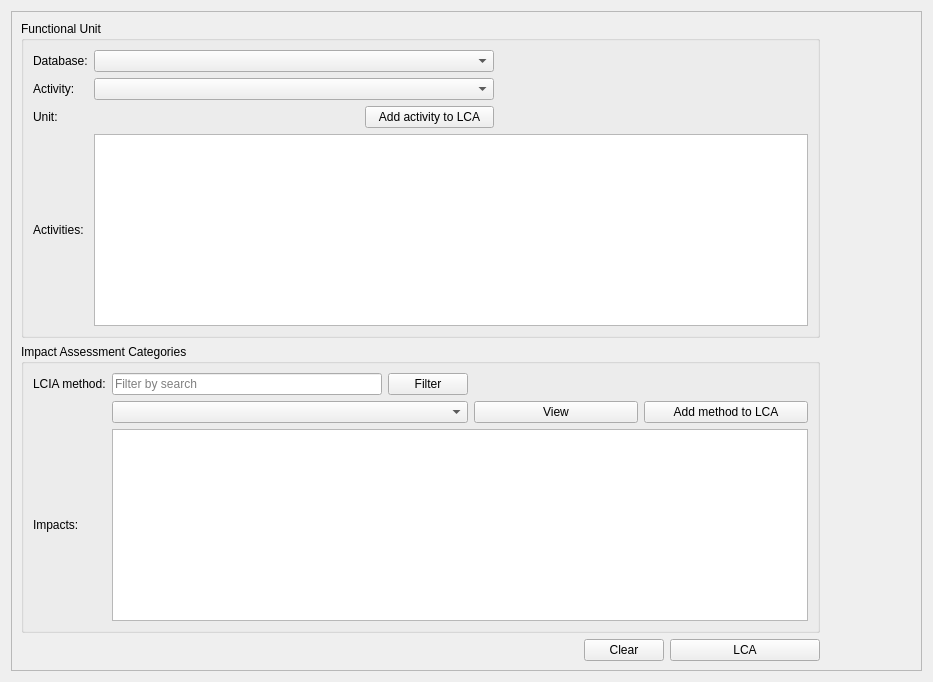
          <widget class="QWidget" name="LCA_setup_tab">
           <attribute name="title">
            <string>Setup LCA</string>
           </attribute>
           <layout class="QGridLayout" name="gridLayout_17">
            <item row="0" column="0">
             <widget class="QFrame" name="frame_44">
              <property name="frameShape">
               <enum>QFrame::StyledPanel</enum>
              </property>
              <property name="frameShadow">
               <enum>QFrame::Raised</enum>
              </property>
              <layout class="QGridLayout" name="gridLayout_19">
               <item row="2" column="0">
                <spacer name="horizontalSpacer_37">
                 <property name="orientation">
                  <enum>Qt::Horizontal</enum>
                 </property>
                 <property name="sizeHint" stdset="0">
                  <size>
                   <width>554</width>
                   <height>20</height>
                  </size>
                 </property>
                </spacer>
               </item>
               <item row="1" column="0" colspan="2">
                <widget class="QGroupBox" name="groupBox_25">
                 <property name="title">
                  <string>Impact Assessment Categories</string>
                 </property>
                 <layout class="QGridLayout" name="gridLayout_20">
                  <item row="0" column="1">
                   <widget class="QLineEdit" name="Filter_impact_keyword">
                    <property name="sizePolicy">
                     <sizepolicy hsizetype="Expanding" vsizetype="Preferred">
                      <horstretch>0</horstretch>
                      <verstretch>0</verstretch>
                     </sizepolicy>
                    </property>
                    <property name="placeholderText">
                     <string>Filter by search</string>
                    </property>
                   </widget>
                  </item>
                  <item row="0" column="2">
                   <widget class="QPushButton" name="LCA_Filter_impacts">
                    <property name="text">
                     <string>Filter</string>
                    </property>
                    <property name="icon">
                     <iconset resource="PyWOLF_Resource.qrc">
                      <normaloff>:/ICONS/PySWOLF_ICONS/Filter.png</normaloff>:/ICONS/PySWOLF_ICONS/Filter.png</iconset>
                    </property>
                   </widget>
                  </item>
                  <item row="0" column="3" colspan="2">
                   <spacer name="horizontalSpacer_34">
                    <property name="orientation">
                     <enum>Qt::Horizontal</enum>
                    </property>
                    <property name="sizeHint" stdset="0">
                     <size>
                      <width>334</width>
                      <height>20</height>
                     </size>
                    </property>
                   </spacer>
                  </item>
                  <item row="1" column="1" colspan="2">
                   <widget class="QComboBox" name="LCA_method">
                    <property name="sizePolicy">
                     <sizepolicy hsizetype="Preferred" vsizetype="Preferred">
                      <horstretch>0</horstretch>
                      <verstretch>0</verstretch>
                     </sizepolicy>
                    </property>
                    <property name="minimumSize">
                     <size>
                      <width>350</width>
                      <height>0</height>
                     </size>
                    </property>
                   </widget>
                  </item>
                  <item row="1" column="3">
                   <widget class="QPushButton" name="LCA_View_method">
                    <property name="text">
                     <string>View</string>
                    </property>
                    <property name="icon">
                     <iconset resource="PyWOLF_Resource.qrc">
                      <normaloff>:/ICONS/PySWOLF_ICONS/show.png</normaloff>:/ICONS/PySWOLF_ICONS/show.png</iconset>
                    </property>
                   </widget>
                  </item>
                  <item row="1" column="4">
                   <widget class="QPushButton" name="LCA_AddImpact">
                    <property name="text">
                     <string>Add method to LCA</string>
                    </property>
                    <property name="icon">
                     <iconset resource="PyWOLF_Resource.qrc">
                      <normaloff>:/ICONS/PySWOLF_ICONS/ADD.png</normaloff>:/ICONS/PySWOLF_ICONS/ADD.png</iconset>
                    </property>
                   </widget>
                  </item>
                  <item row="2" column="0">
                   <widget class="QLabel" name="label_7">
                    <property name="text">
                     <string>Impacts:</string>
                    </property>
                   </widget>
                  </item>
                  <item row="2" column="1" colspan="4">
                   <widget class="QTableView" name="LCA_Impact_table"/>
                  </item>
                  <item row="0" column="0">
                   <widget class="QLabel" name="label_52">
                    <property name="text">
                     <string>LCIA method:</string>
                    </property>
                   </widget>
                  </item>
                 </layout>
                </widget>
               </item>
               <item row="2" column="1">
                <layout class="QHBoxLayout" name="horizontalLayout_7">
                 <item>
                  <widget class="QPushButton" name="LCA_ClearSetup">
                   <property name="text">
                    <string>Clear</string>
                   </property>
                   <property name="icon">
                    <iconset resource="PyWOLF_Resource.qrc">
                     <normaloff>:/ICONS/PySWOLF_ICONS/Remove.png</normaloff>:/ICONS/PySWOLF_ICONS/Remove.png</iconset>
                   </property>
                  </widget>
                 </item>
                 <item>
                  <widget class="QPushButton" name="LCA_CreateLCA">
                   <property name="minimumSize">
                    <size>
                     <width>150</width>
                     <height>0</height>
                    </size>
                   </property>
                   <property name="text">
                    <string>LCA</string>
                   </property>
                  </widget>
                 </item>
                </layout>
               </item>
               <item row="0" column="2">
                <spacer name="horizontalSpacer">
                 <property name="orientation">
                  <enum>Qt::Horizontal</enum>
                 </property>
                 <property name="sizeHint" stdset="0">
                  <size>
                   <width>92</width>
                   <height>306</height>
                  </size>
                 </property>
                </spacer>
               </item>
               <item row="1" column="2">
                <spacer name="horizontalSpacer_14">
                 <property name="orientation">
                  <enum>Qt::Horizontal</enum>
                 </property>
                 <property name="sizeHint" stdset="0">
                  <size>
                   <width>40</width>
                   <height>20</height>
                  </size>
                 </property>
                </spacer>
               </item>
               <item row="0" column="0" colspan="2">
                <widget class="QGroupBox" name="groupBox_24">
                 <property name="title">
                  <string>Functional Unit</string>
                 </property>
                 <layout class="QGridLayout" name="gridLayout_18">
                  <item row="0" column="1" colspan="3">
                   <widget class="QComboBox" name="LCA_DataBase">
                    <property name="sizePolicy">
                     <sizepolicy hsizetype="Expanding" vsizetype="Fixed">
                      <horstretch>0</horstretch>
                      <verstretch>0</verstretch>
                     </sizepolicy>
                    </property>
                   </widget>
                  </item>
                  <item row="3" column="0">
                   <widget class="QLabel" name="label_12">
                    <property name="text">
                     <string>Activities:</string>
                    </property>
                   </widget>
                  </item>
                  <item row="1" column="0">
                   <widget class="QLabel" name="label_49">
                    <property name="text">
                     <string>Activity:</string>
                    </property>
                   </widget>
                  </item>
                  <item row="2" column="3">
                   <widget class="QPushButton" name="LCA_AddAct">
                    <property name="text">
                     <string>Add activity to LCA</string>
                    </property>
                    <property name="icon">
                     <iconset resource="PyWOLF_Resource.qrc">
                      <normaloff>:/ICONS/PySWOLF_ICONS/ADD.png</normaloff>:/ICONS/PySWOLF_ICONS/ADD.png</iconset>
                    </property>
                   </widget>
                  </item>
                  <item row="2" column="4">
                   <spacer name="horizontalSpacer_15">
                    <property name="orientation">
                     <enum>Qt::Horizontal</enum>
                    </property>
                    <property name="sizeHint" stdset="0">
                     <size>
                      <width>308</width>
                      <height>20</height>
                     </size>
                    </property>
                   </spacer>
                  </item>
                  <item row="3" column="1" colspan="4">
                   <widget class="QTableView" name="LCA_ActTable">
                    <property name="minimumSize">
                     <size>
                      <width>400</width>
                      <height>0</height>
                     </size>
                    </property>
                   </widget>
                  </item>
                  <item row="1" column="1" colspan="3">
                   <widget class="QComboBox" name="LCA_activity">
                    <property name="sizePolicy">
                     <sizepolicy hsizetype="Minimum" vsizetype="Fixed">
                      <horstretch>0</horstretch>
                      <verstretch>0</verstretch>
                     </sizepolicy>
                    </property>
                    <property name="minimumSize">
                     <size>
                      <width>400</width>
                      <height>0</height>
                     </size>
                    </property>
                   </widget>
                  </item>
                  <item row="0" column="0">
                   <widget class="QLabel" name="label_51">
                    <property name="text">
                     <string>Database:</string>
                    </property>
                   </widget>
                  </item>
                  <item row="2" column="0">
                   <widget class="QLabel" name="label_48">
                    <property name="text">
                     <string>Unit:</string>
                    </property>
                   </widget>
                  </item>
                  <item row="2" column="1">
                   <widget class="QLabel" name="LCA_FU_unit">
                    <property name="font">
                     <font>
                      <weight>75</weight>
                      <bold>true</bold>
                      <kerning>true</kerning>
                     </font>
                    </property>
                    <property name="text">
                     <string/>
                    </property>
                   </widget>
                  </item>
                 </layout>
                </widget>
               </item>
              </layout>
             </widget>
            </item>
           </layout>
          </widget>
